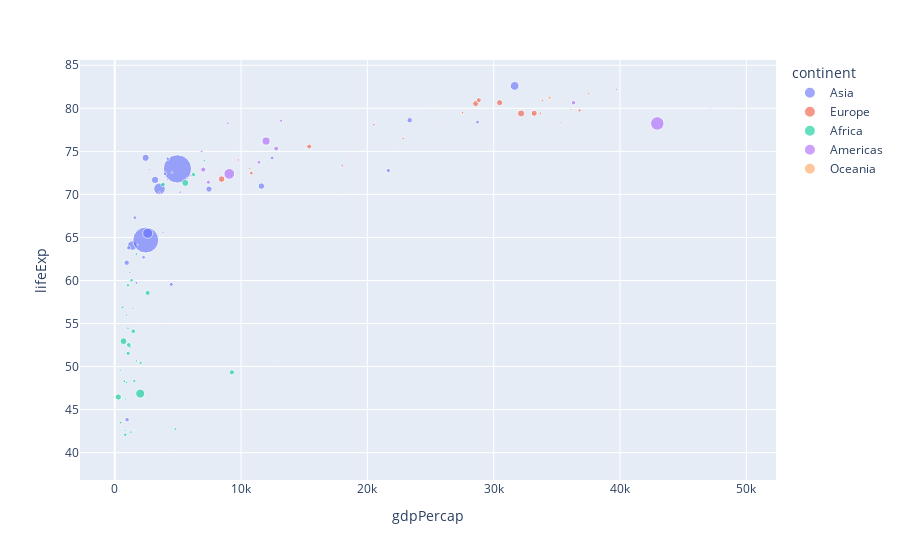

Notebook code for this chart:
### Code cell
fig = px.scatter(data_frame = data_year, x = "gdpPercap", y = "lifeExp",
                 size = "pop", color = "continent", opacity = 0.6,
                 hover_name="country")
fig.show()

### Figure 1 — Plotly figure (JSON) as saved in the notebook; plotly's stock layout.template omitted (floating-point values rounded to 4 significant figures)
{"data": [{"hovertemplate": "<b>%{hovertext}</b><br><br>continent=Asia<br>gdpPercap=%{x}<br>lifeExp=%{y}<br>pop=%{marker.size}<extra></extra>", "hovertext": ["Afghanistan", "Bahrain", "Bangladesh", "Cambodia", "China", "Hong Kong, China", "India", "Indonesia", "Iran", "Iraq", "Israel", "Japan", "Jordan", "Korea, Dem. Rep.", "Korea, Rep.", "Kuwait", "Lebanon", "Malaysia", "Mongolia", "Myanmar", "Nepal", "Oman", "Pakistan", "Philippines", "Saudi Arabia", "Singapore", "Sri Lanka", "Syria", "Taiwan", "Thailand", "Vietnam", "West Bank and Gaza", "Yemen, Rep."], "legendgroup": "Asia", "marker": {"color": "#636efa", "opacity": 0.6, "size": [31889923, 708573, 150448339, 14131858, 1318683096, 6980412, 1110396331, 223547000, 69453570, 27499638, 6426679, 127467972, 6053193, 23301725, 49044790, 2505559, 3921278, 24821286, 2874127, 47761980, 28901790, 3204897, 169270617, 91077287, 27601038, 4553009, 20378239, 19314747, 23174294, 65068149, 85262356, 4018332, 22211743], "sizemode": "area", "sizeref": 3297000.0, "symbol": "circle"}, "mode": "markers", "name": "Asia", "orientation": "v", "showlegend": true, "type": "scatter", "x": [974.6, 29800.0, 1391.0, 1714.0, 4959.0, 39720.0, 2452.0, 3541.0, 11610.0, 4471.0, 25520.0, 31660.0, 4519.0, 1593.0, 23350.0, 47310.0, 10460.0, 12450.0, 3096.0, 944, 1091.0, 22320.0, 2606.0, 3190.0, 21650.0, 47140.0, 3970.0, 4185.0, 28720.0, 7458.0, 2442.0, 3025.0, 2281.0], "xaxis": "x", "y": [43.83, 75.64, 64.06, 59.72, 72.96, 82.21, 64.7, 70.65, 70.96, 59.55, 80.75, 82.6, 72.53, 67.3, 78.62, 77.59, 71.99, 74.24, 66.8, 62.07, 63.78, 75.64, 65.48, 71.69, 72.78, 79.97, 72.4, 74.14, 78.4, 70.62, 74.25, 73.42, 62.7], "yaxis": "y"}, {"hovertemplate": "<b>%{hovertext}</b><br><br>continent=Europe<br>gdpPercap=%{x}<br>lifeExp=%{y}<br>pop=%{marker.size}<extra></extra>", "hovertext": ["Albania", "Austria", "Belgium", "Bosnia and Herzegovina", "Bulgaria", "Croatia", "Czech Republic", "Denmark", "Finland", "France", "Germany", "Greece", "Hungary", "Iceland", "Ireland", "Italy", "Montenegro", "Netherlands", "Norway", "Poland", "Portugal", "Romania", "Serbia", "Slovak Republic", "Slovenia", "Spain", "Sweden", "Switzerland", "Turkey", "United Kingdom"], "legendgroup": "Europe", "marker": {"color": "#EF553B", "opacity": 0.6, "size": [3600523, 8199783, 10392226, 4552198, 7322858, 4493312, 10228744, 5468120, 5238460, 61083916, 82400996, 10706290, 9956108, 301931, 4109086, 58147733, 684736, 16570613, 4627926, 38518241, 10642836, 22276056, 10150265, 5447502, 2009245, 40448191, 9031088, 7554661, 71158647, 60776238], "sizemode": "area", "sizeref": 3297000.0, "symbol": "circle"}, "mode": "markers", "name": "Europe", "orientation": "v", "showlegend": true, "type": "scatter", "x": [5937.0, 36130.0, 33690.0, 7446.0, 10680.0, 14620.0, 22830.0, 35280.0, 33210.0, 30470.0, 32170.0, 27540.0, 18010.0, 36180.0, 40680.0, 28570.0, 9254.0, 36800.0, 49360.0, 15390.0, 20510.0, 10810.0, 9787.0, 18680.0, 25770.0, 28820.0, 33860.0, 37510.0, 8458.0, 33200.0], "xaxis": "x", "y": [76.42, 79.83, 79.44, 74.85, 73.0, 75.75, 76.49, 78.33, 79.31, 80.66, 79.41, 79.48, 73.34, 81.76, 78.89, 80.55, 74.54, 79.76, 80.2, 75.56, 78.1, 72.48, 74.0, 74.66, 77.93, 80.94, 80.88, 81.7, 71.78, 79.42], "yaxis": "y"}, {"hovertemplate": "<b>%{hovertext}</b><br><br>continent=Africa<br>gdpPercap=%{x}<br>lifeExp=%{y}<br>pop=%{marker.size}<extra></extra>", "hovertext": ["Algeria", "Angola", "Benin", "Botswana", "Burkina Faso", "Burundi", "Cameroon", "Central African Republic", "Chad", "Comoros", "Congo, Dem. Rep.", "Congo, Rep.", "Cote d'Ivoire", "Djibouti", "Egypt", "Equatorial Guinea", "Eritrea", "Ethiopia", "Gabon", "Gambia", "Ghana", "Guinea", "Guinea-Bissau", "Kenya", "Lesotho", "Liberia", "Libya", "Madagascar", "Malawi", "Mali", "Mauritania", "Mauritius", "Morocco", "Mozambique", "Namibia", "Niger", "Nigeria", "Reunion", "Rwanda", "Sao Tome and Principe", "Senegal", "Sierra Leone", "Somalia", "South Africa", "Sudan", "Swaziland", "Tanzania", "Togo", "Tunisia", "Uganda", "Zambia", "Zimbabwe"], "legendgroup": "Africa", "marker": {"color": "#00cc96", "opacity": 0.6, "size": [33333216, 12420476, 8078314, 1639131, 14326203, 8390505, 17696293, 4369038, 10238807, 710960, 64606759, 3800610, 18013409, 496374, 80264543, 551201, 4906585, 76511887, 1454867, 1688359, 22873338, 9947814, 1472041, 35610177, 2012649, 3193942, 6036914, 19167654, 13327079, 12031795, 3270065, 1250882, 33757175, 19951656, 2055080, 12894865, 135031164, 798094, 8860588, 199579, 12267493, 6144562, 9118773, 43997828, 42292929, 1133066, 38139640, 5701579, 10276158, 29170398, 11746035, 12311143], "sizemode": "area", "sizeref": 3297000.0, "symbol": "circle"}, "mode": "markers", "name": "Africa", "orientation": "v", "showlegend": true, "type": "scatter", "x": [6223.0, 4797.0, 1441.0, 12570.0, 1217.0, 430.1, 2042.0, 706.0, 1704.0, 986.1, 277.6, 3633.0, 1545.0, 2082.0, 5581.0, 12150.0, 641.4, 690.8, 13210.0, 752.7, 1328.0, 942.7, 579.2, 1463.0, 1569.0, 414.5, 12060.0, 1045.0, 759.3, 1043.0, 1803.0, 10960.0, 3820.0, 823.7, 4811.0, 619.7, 2014.0, 7670.0, 863.1, 1598.0, 1712.0, 862.5, 926.1, 9270.0, 2602.0, 4513.0, 1107.0, 883.0, 7093.0, 1056.0, 1271.0, 469.7], "xaxis": "x", "y": [72.3, 42.73, 56.73, 50.73, 52.3, 49.58, 50.43, 44.74, 50.65, 65.15, 46.46, 55.32, 48.33, 54.79, 71.34, 51.58, 58.04, 52.95, 56.73, 59.45, 60.02, 56.01, 46.39, 54.11, 42.59, 45.68, 73.95, 59.44, 48.3, 54.47, 64.16, 72.8, 71.16, 42.08, 52.91, 56.87, 46.86, 76.44, 46.24, 65.53, 63.06, 42.57, 48.16, 49.34, 58.56, 39.61, 52.52, 58.42, 73.92, 51.54, 42.38, 43.49], "yaxis": "y"}, {"hovertemplate": "<b>%{hovertext}</b><br><br>continent=Americas<br>gdpPercap=%{x}<br>lifeExp=%{y}<br>pop=%{marker.size}<extra></extra>", "hovertext": ["Argentina", "Bolivia", "Brazil", "Canada", "Chile", "Colombia", "Costa Rica", "Cuba", "Dominican Republic", "Ecuador", "El Salvador", "Guatemala", "Haiti", "Honduras", "Jamaica", "Mexico", "Nicaragua", "Panama", "Paraguay", "Peru", "Puerto Rico", "Trinidad and Tobago", "United States", "Uruguay", "Venezuela"], "legendgroup": "Americas", "marker": {"color": "#ab63fa", "opacity": 0.6, "size": [40301927, 9119152, 190010647, 33390141, 16284741, 44227550, 4133884, 11416987, 9319622, 13755680, 6939688, 12572928, 8502814, 7483763, 2780132, 108700891, 5675356, 3242173, 6667147, 28674757, 3942491, 1056608, 301139947, 3447496, 26084662], "sizemode": "area", "sizeref": 3297000.0, "symbol": "circle"}, "mode": "markers", "name": "Americas", "orientation": "v", "showlegend": true, "type": "scatter", "x": [12780.0, 3822.0, 9066.0, 36320.0, 13170.0, 7007.0, 9645.0, 8948.0, 6025.0, 6873.0, 5728.0, 5186.0, 1202.0, 3548.0, 7321.0, 11980.0, 2749.0, 9809.0, 4173.0, 7409.0, 19330.0, 18010.0, 42950.0, 10610.0, 11420.0], "xaxis": "x", "y": [75.32, 65.55, 72.39, 80.65, 78.55, 72.89, 78.78, 78.27, 72.23, 74.99, 71.88, 70.26, 60.92, 70.2, 72.57, 76.19, 72.9, 75.54, 71.75, 71.42, 78.75, 69.82, 78.24, 76.38, 73.75], "yaxis": "y"}, {"hovertemplate": "<b>%{hovertext}</b><br><br>continent=Oceania<br>gdpPercap=%{x}<br>lifeExp=%{y}<br>pop=%{marker.size}<extra></extra>", "hovertext": ["Australia", "New Zealand"], "legendgroup": "Oceania", "marker": {"color": "#FFA15A", "opacity": 0.6, "size": [20434176, 4115771], "sizemode": "area", "sizeref": 3297000.0, "symbol": "circle"}, "mode": "markers", "name": "Oceania", "orientation": "v", "showlegend": true, "type": "scatter", "x": [34440.0, 25190.0], "xaxis": "x", "y": [81.23, 80.2], "yaxis": "y"}], "layout": {"autosize": true, "legend": {"itemsizing": "constant", "title": {"text": "continent"}, "tracegroupgap": 0}, "margin": {"t": 60}, "xaxis": {"anchor": "y", "autorange": true, "domain": [0, 1], "range": [-2641.0, 52250.0], "title": {"text": "gdpPercap"}, "type": "linear"}, "yaxis": {"anchor": "x", "autorange": true, "domain": [0, 1], "range": [36.68, 85.84], "title": {"text": "lifeExp"}, "type": "linear"}}}
